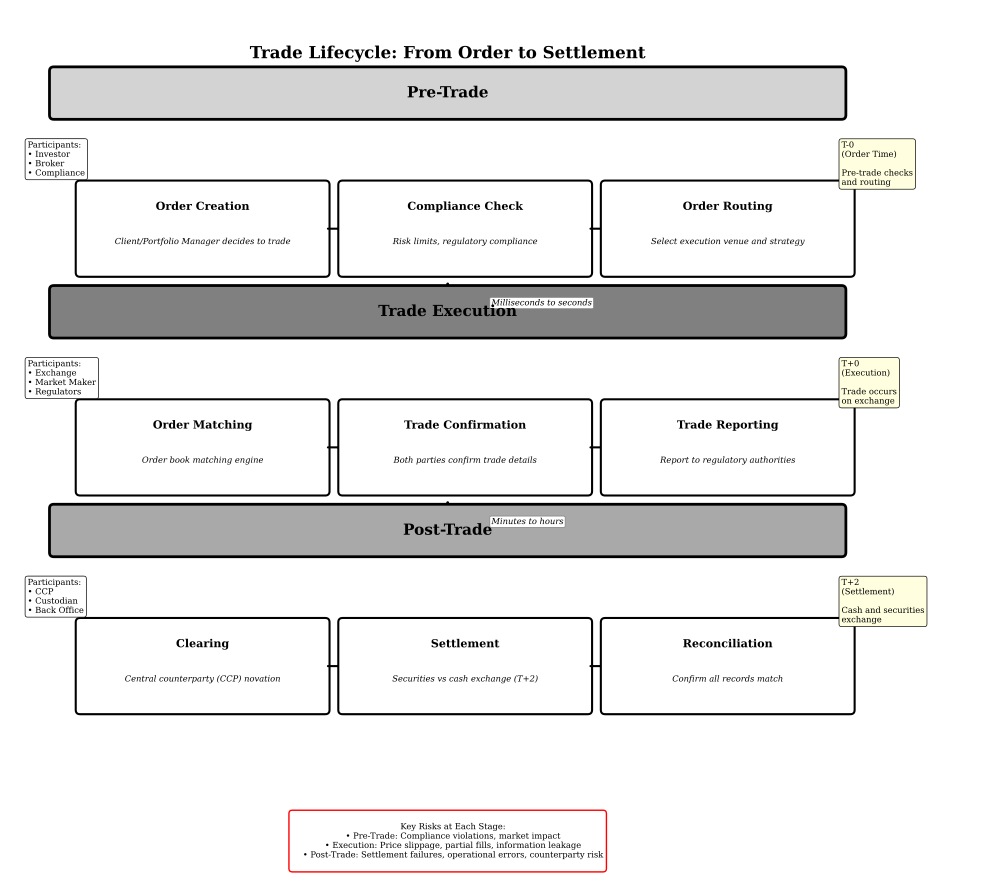

The Python source for this figure:
"""
Trade Lifecycle Flowchart
Order to settlement workflow visualization

Required libraries: matplotlib, numpy
Output: trade_lifecycle.pdf
"""

import matplotlib.pyplot as plt
import matplotlib.patches as mpatches
from matplotlib.patches import FancyBboxPatch, FancyArrowPatch
from pathlib import Path

# Chart metadata for QuantLet integration
CHART_METADATA = {
    'title': 'Trade Lifecycle Flowchart',
    'url': 'https://github.com/Digital-AI-Finance/DigitalFinance_3/tree/main/charts/module_04_traditional/trade_lifecycle'
}

def create_trade_lifecycle():
    """Create a flowchart showing the trade lifecycle from order to settlement"""

    # Set style for academic publication
    plt.rcParams['font.family'] = 'serif'
    plt.rcParams['font.size'] = 8
    plt.rcParams['axes.linewidth'] = 0.5

    fig, ax = plt.subplots(figsize=(10, 9))

    # Define trade lifecycle stages
    stages = [
        {
            'name': 'Pre-Trade',
            'y': 8,
            'steps': [
                {'title': 'Order Creation', 'desc': 'Client/Portfolio Manager decides to trade'},
                {'title': 'Compliance Check', 'desc': 'Risk limits, regulatory compliance'},
                {'title': 'Order Routing', 'desc': 'Select execution venue and strategy'}
            ],
            'color': 'lightgray'
        },
        {
            'name': 'Trade Execution',
            'y': 5.5,
            'steps': [
                {'title': 'Order Matching', 'desc': 'Order book matching engine'},
                {'title': 'Trade Confirmation', 'desc': 'Both parties confirm trade details'},
                {'title': 'Trade Reporting', 'desc': 'Report to regulatory authorities'}
            ],
            'color': 'gray'
        },
        {
            'name': 'Post-Trade',
            'y': 3,
            'steps': [
                {'title': 'Clearing', 'desc': 'Central counterparty (CCP) novation'},
                {'title': 'Settlement', 'desc': 'Securities vs cash exchange (T+2)'},
                {'title': 'Reconciliation', 'desc': 'Confirm all records match'}
            ],
            'color': 'darkgray'
        }
    ]

    # Draw stages
    for stage_idx, stage in enumerate(stages):
        y_base = stage['y']

        # Stage header
        header_box = FancyBboxPatch((0.5, y_base + 0.8), 9, 0.5,
                                   boxstyle="round,pad=0.05",
                                   linewidth=2,
                                   edgecolor='black',
                                   facecolor=stage['color'])
        ax.add_patch(header_box)

        ax.text(5, y_base + 1.05, stage['name'],
               ha='center', va='center',
               fontsize=11, fontweight='bold')

        # Draw steps horizontally
        step_width = 2.8
        step_height = 1.0
        x_start = 0.8

        for step_idx, step in enumerate(stage['steps']):
            x = x_start + step_idx * (step_width + 0.2)
            y = y_base

            # Step box
            step_box = FancyBboxPatch((x, y - step_height), step_width, step_height,
                                     boxstyle="round,pad=0.05",
                                     linewidth=1.5,
                                     edgecolor='black',
                                     facecolor='white')
            ax.add_patch(step_box)

            # Step title
            ax.text(x + step_width/2, y - 0.25, step['title'],
                   ha='center', va='center',
                   fontsize=8, fontweight='bold')

            # Step description
            ax.text(x + step_width/2, y - 0.65, step['desc'],
                   ha='center', va='center',
                   fontsize=6, style='italic',
                   wrap=True)

            # Arrow to next step (within same stage)
            if step_idx < len(stage['steps']) - 1:
                arrow = FancyArrowPatch((x + step_width, y - step_height/2),
                                       (x + step_width + 0.2, y - step_height/2),
                                       arrowstyle='->,head_width=0.3,head_length=0.2',
                                       linewidth=1.5,
                                       color='black')
                ax.add_patch(arrow)

        # Arrow to next stage
        if stage_idx < len(stages) - 1:
            next_y = stages[stage_idx + 1]['y']
            arrow = FancyArrowPatch((5, y_base - step_height - 0.1),
                                   (5, next_y + 0.8),
                                   arrowstyle='->,head_width=0.4,head_length=0.3',
                                   linewidth=2,
                                   color='black')
            ax.add_patch(arrow)

            # Add timing label
            if stage_idx == 0:
                timing_text = 'Milliseconds to seconds'
            elif stage_idx == 1:
                timing_text = 'Minutes to hours'
            else:
                timing_text = ''

            if timing_text:
                ax.text(5.5, (y_base - step_height + next_y + 0.8) / 2,
                       timing_text,
                       ha='left', va='center',
                       fontsize=6, style='italic',
                       bbox=dict(boxstyle='round,pad=0.2',
                                facecolor='white',
                                edgecolor='gray',
                                linewidth=0.5))

    # Add side annotations for participants
    participants = [
        (0.2, 8.5, 'Participants:\n• Investor\n• Broker\n• Compliance'),
        (0.2, 6, 'Participants:\n• Exchange\n• Market Maker\n• Regulators'),
        (0.2, 3.5, 'Participants:\n• CCP\n• Custodian\n• Back Office')
    ]

    for x, y, text in participants:
        ax.text(x, y, text,
               ha='left', va='top',
               fontsize=6,
               bbox=dict(boxstyle='round,pad=0.3',
                        facecolor='white',
                        edgecolor='black',
                        linewidth=0.5))

    # Add timeline on the right
    timeline_data = [
        (9.5, 8.5, 'T-0\n(Order Time)', 'Pre-trade checks\nand routing'),
        (9.5, 6, 'T+0\n(Execution)', 'Trade occurs\non exchange'),
        (9.5, 3.5, 'T+2\n(Settlement)', 'Cash and securities\nexchange')
    ]

    for x, y, time, desc in timeline_data:
        ax.text(x, y, f'{time}\n\n{desc}',
               ha='left', va='top',
               fontsize=6,
               bbox=dict(boxstyle='round,pad=0.3',
                        facecolor='lightyellow',
                        edgecolor='black',
                        linewidth=0.5))

    # Key risks box
    risks_text = """
    Key Risks at Each Stage:
    • Pre-Trade: Compliance violations, market impact
    • Execution: Price slippage, partial fills, information leakage
    • Post-Trade: Settlement failures, operational errors, counterparty risk
    """

    ax.text(5, 0.5, risks_text,
           ha='center', va='center',
           fontsize=6,
           bbox=dict(boxstyle='round,pad=0.4',
                    facecolor='white',
                    edgecolor='red',
                    linewidth=1))

    # Title
    ax.text(5, 9.5, 'Trade Lifecycle: From Order to Settlement',
           ha='center', va='center',
           fontsize=12, fontweight='bold')

    # Set axis properties
    ax.set_xlim(0, 11)
    ax.set_ylim(0, 10)
    ax.set_aspect('equal')
    ax.axis('off')

    plt.tight_layout()

    # Save as PDF
    output_path = Path(__file__).parent / 'trade_lifecycle.pdf'
    plt.savefig(output_path, format='pdf', dpi=300, bbox_inches='tight')
    print(f"Chart saved to: {output_path}")

    plt.close()

if __name__ == '__main__':
    create_trade_lifecycle()
